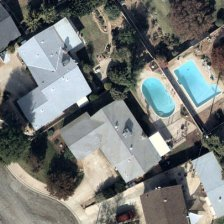
#> input picture Input Image.jpg, 224 x 224 px
$ python pool_detector.py '../Input Image.jpg'
#> lines starting #> are read from the running program, lines starting #| are printed output that depends on the picture; after the words box and inside, x2 and y2 are one past the last pixel; in counts of white or black regions, pixels touching at a corner belong together
import cv2
import numpy as np
import argparse
import os

def process_image(img_path):
#> called with img_path = '../Input Image.jpg'
    image = cv2.imread(img_path)
#> image is the input picture: shape (224, 224, 3); mean B, G, R 118.3, 120.9, 117.6
    if image is None:
        return

    h, w = image.shape[:2]
#> h = 224; w = 224
    hsv = cv2.cvtColor(image, cv2.COLOR_BGR2HSV)
#> hsv: shape (224, 224, 3); mean H, S, V 65.1, 48.4, 127.8

    # Range tuned to capture pool water while ignoring gray roofs/asphalt
    lower_val = np.array([85, 70, 75])
    upper_val = np.array([135, 255, 255])
    mask = cv2.inRange(hsv, lower_val, upper_val)
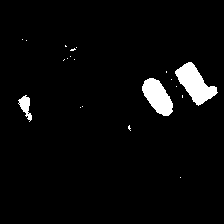
#> mask: shape (224, 224); 3.7% white; 20 white regions (17 under 20 px), largest, box (x1, y1, x2, y2) and area: (175, 62, 218, 106) 909, (142, 78, 173, 116) 727, (18, 95, 32, 122) 181

    # Cleaning noise and bridging small gaps (small things like a palm branch over the pool or an object in general)
    kernel = cv2.getStructuringElement(cv2.MORPH_ELLIPSE, (5, 5))
    mask = cv2.morphologyEx(mask, cv2.MORPH_CLOSE, kernel, iterations=2)
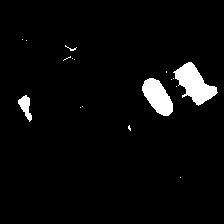
#> mask: shape (224, 224); 3.9% white; 17 white regions (13 under 20 px), largest, box (x1, y1, x2, y2) and area: (173, 62, 218, 106) 961, (142, 78, 173, 116) 730, (18, 95, 32, 122) 192, (65, 45, 77, 51) 20
    mask = cv2.morphologyEx(mask, cv2.MORPH_OPEN, kernel, iterations=1)
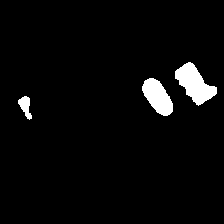
#> mask: shape (224, 224); 3.7% white; 3 white regions

    contours, _ = cv2.findContours(mask, cv2.RETR_EXTERNAL, cv2.CHAIN_APPROX_SIMPLE)
#> contours = 3 contours; box (x1, y1, x2, y2) and area: (175, 62, 217, 106) 884, (142, 78, 173, 116) 681, (18, 96, 32, 120) 154

    results = []
    min_area = (h * w) * 0.005 # Dynamic threshold to ignore small objects/clutter
#> min_area = 250.9

    for c in contours:
        area = cv2.contourArea(c)
        if area > min_area:
            hull = cv2.convexHull(c)
            solidity = float(area)/cv2.contourArea(hull) if cv2.contourArea(hull) > 0 else 0

            if solidity > 0.75:
                # Smoothing the edges while keeping high point density
                epsilon = 0.0015 * cv2.arcLength(c, True)
                poly = cv2.approxPolyDP(c, epsilon, True)
                results.append({'area': area, 'poly': poly})
#> this loop made 3 passes
#> (area, solidity, epsilon) on passes 2 to 3: (681, 0.962, 0.164), (884.5, 0.856, 0.207)
#> area on pass 1: 154.5
#> after the loop, results = 2 items

    # Sort by area descending
    results.sort(key=lambda x: x['area'], reverse=True)

    final_img = image.copy()
    with open("coordinates.txt", "w") as f:
        for i, item in enumerate(results):
            pool_id = i + 1
            pts = item['poly']

            # Draw outline
            cv2.drawContours(final_img, [pts], -1, (0, 0, 255), 1, lineType=cv2.LINE_AA)

            # Edge-aware labels
            bx, by, bw, bh = cv2.boundingRect(pts)
            tx = max(10, min(bx, w - 150))
            ty = by - 10 if by > 40 else by + bh + 25

            txt = f"Pool {pool_id} (Area: {int(item['area'])})"
            cv2.putText(final_img, txt, (tx, ty), cv2.FONT_HERSHEY_SIMPLEX, 0.5, (0,0,0), 2, cv2.LINE_AA)
            cv2.putText(final_img, txt, (tx, ty), cv2.FONT_HERSHEY_SIMPLEX, 0.5, (255,255,255), 1, cv2.LINE_AA)

            # Save coordinates
            f.write(f"--- Pool {pool_id} ---\n")
            for p_idx, p in enumerate(pts.reshape(-1, 2)):
                f.write(f"pt{p_idx+1}: {p[0]},{p[1]}\n")
            f.write("\n")
#> this loop made 2 passes
#> (pool_id, bx, by, bw, bh, tx, ty, txt) on passes 1 to 2: (1, 175, 62, 42, 44, 74, 52, 'Pool 1 (Area: 884)'), (2, 142, 78, 31, 38, 74, 68, 'Pool 2 (Area: 681)')
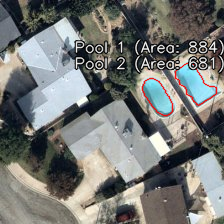
#> final_img: shape (224, 224, 3); 7.15% of pixels changed, all inside (x1, y1, x2, y2) = (74, 38, 224, 117)

    cv2.imwrite("output_image.jpg", final_img)
    print(f"Detected {len(results)} pools.")
#| Detected 2 pools.

if __name__ == "__main__":
    parser = argparse.ArgumentParser()
    parser.add_argument("input", help="Image path")
    args = parser.parse_args()
    process_image(args.input)
